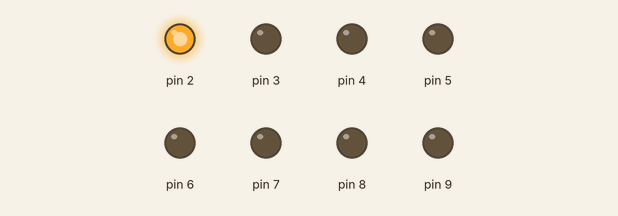
Recording of a program running on a simulated Arduino Uno, built with avr-gcc and run on an emulated ATmega328P. Parts: output pins drawn as LEDs (lit = HIGH).

Above: at 0.2 s.
At 1.2 s:
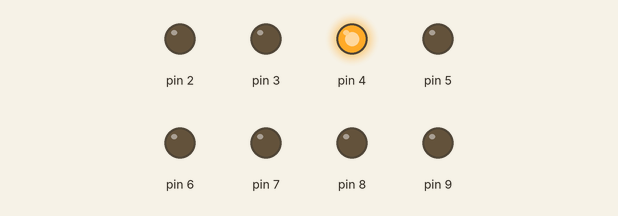
At 1.7 s:
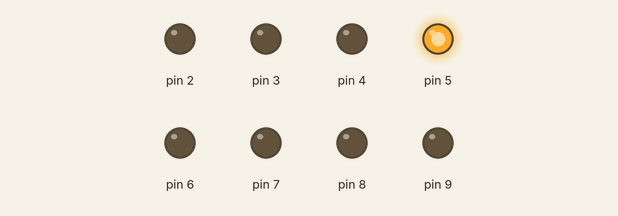
At 2.2 s:
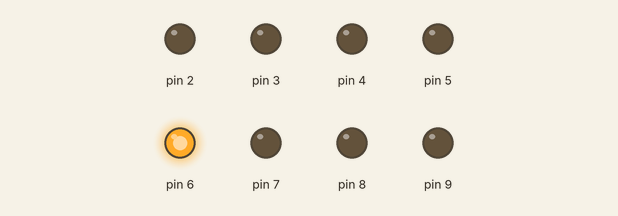
At 3.2 s:
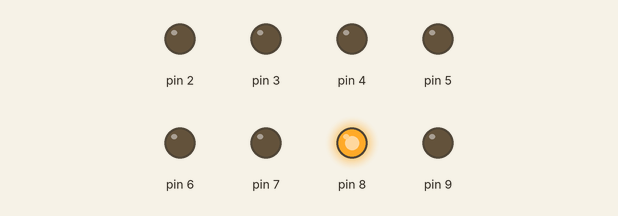
At 4.7 s:
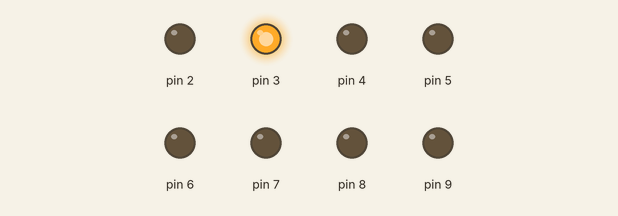
Timing chart, 0 to 5.2 s (numbered marks = the images above):
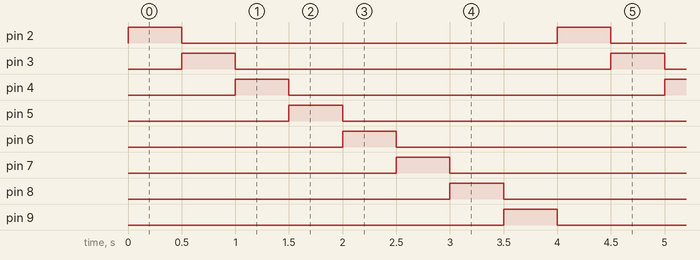

Measured:
- by itself, pin 2–9: alternates HIGH for 0.50 s and LOW for 3.5 s
- by itself, everything shown: repeats every 4.0 s, in 9 steps

The program:

main.cpp
```cpp
#include <Arduino.h>

// 5611AH PinOut:
// A-7 B-6 C-4 D-2 E-1 F-9 G-10 DP-5
// Catodo Comun

// Conexiones al Arduino (pines digitales):
// A-2 B-3 C-4 D-5 E-6 F-7 G-8 DP-9

// Las siguietes funciones hacen lo mismo, pero estan escritas de forma distinta
void desplazarLed();
void alternarLed();

void setup()
{
  DDRD |= B11111100;  // Pines dIO [2-7] como salida
  DDRB |= B00000011;  // Pines dIO [8-9] como salida
}

void loop()
{
  // desplazarLed();
  alternarLed();
}

void desplazarLed() // Esta funcion va cambiando de puerto de salida desplazando el bit hacia la izquierda
{
  byte led;

  for (led = B00000100; led <= B10000000; led <<= 1)
  {
    PORTD = led;
    delay(500);
    if (led == B10000000) break;
  }
  PORTD = B0; // Para que no quede en estado alto el ultimo pin
  for (led = B00000001; led <= B00000010; led <<= 1)
  {
    PORTB = led;
    delay(500);
  }
  PORTB = B0; // Para que no quede en estado alto el ultimo pin
}

void alternarLed()  // Esta funcion cambia el puerto de salida cambiando la posicion del vector 'ledArray'
{
  byte ledArray[8] = {B00000100,
                      B00001000,
                      B00010000,
                      B00100000,
                      B01000000,
                      B10000000,
                      B00000001,
                      B00000010};

  for (int i = 0; i < 8; i++)
  {
    if (i < 6)
    {
      PORTD |= ledArray[i];
      delay(500);
      PORTD &= ~(ledArray[i]);  // Esta funcion prende y apaga cada pin
    }
    else
    {
      PORTB |= ledArray[i];
      delay(500);
      PORTB &= ~(ledArray[i]);
    }
  }
}
```
